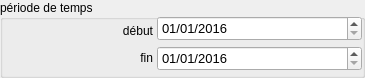
      <widget class="QGroupBox" name="groupBox_detail_remise_periode_temps">
       <property name="geometry">
        <rect>
         <x>16</x>
         <y>201</y>
         <width>365</width>
         <height>78</height>
        </rect>
       </property>
       <property name="title">
        <string>période de temps</string>
       </property>
       <widget class="YerothDateTimeEdit" name="dateEdit_detail_remise_date_fin">
        <property name="geometry">
         <rect>
          <x>157</x>
          <y>46</y>
          <width>205</width>
          <height>25</height>
         </rect>
        </property>
        <property name="font">
         <font>
          <pointsize>10</pointsize>
         </font>
        </property>
        <property name="displayFormat">
         <string>dd/MM/yyyy</string>
        </property>
        <property name="date">
         <date>
          <year>2016</year>
          <month>1</month>
          <day>1</day>
         </date>
        </property>
       </widget>
       <widget class="YerothDateTimeEdit" name="dateEdit_detail_remise_date_debut">
        <property name="geometry">
         <rect>
          <x>157</x>
          <y>16</y>
          <width>205</width>
          <height>25</height>
         </rect>
        </property>
        <property name="font">
         <font>
          <pointsize>10</pointsize>
         </font>
        </property>
        <property name="displayFormat">
         <string>dd/MM/yyyy</string>
        </property>
        <property name="date">
         <date>
          <year>2016</year>
          <month>1</month>
          <day>1</day>
         </date>
        </property>
       </widget>
       <widget class="QLabel" name="label_detail_remise_date_debut">
        <property name="geometry">
         <rect>
          <x>16</x>
          <y>20</y>
          <width>137</width>
          <height>21</height>
         </rect>
        </property>
        <property name="text">
         <string>début</string>
        </property>
        <property name="alignment">
         <set>Qt::AlignRight|Qt::AlignTrailing|Qt::AlignVCenter</set>
        </property>
       </widget>
       <widget class="QLabel" name="label_detail_remise_date_fin">
        <property name="geometry">
         <rect>
          <x>16</x>
          <y>47</y>
          <width>137</width>
          <height>21</height>
         </rect>
        </property>
        <property name="text">
         <string>fin</string>
        </property>
        <property name="alignment">
         <set>Qt::AlignRight|Qt::AlignTrailing|Qt::AlignVCenter</set>
        </property>
       </widget>
      </widget>
